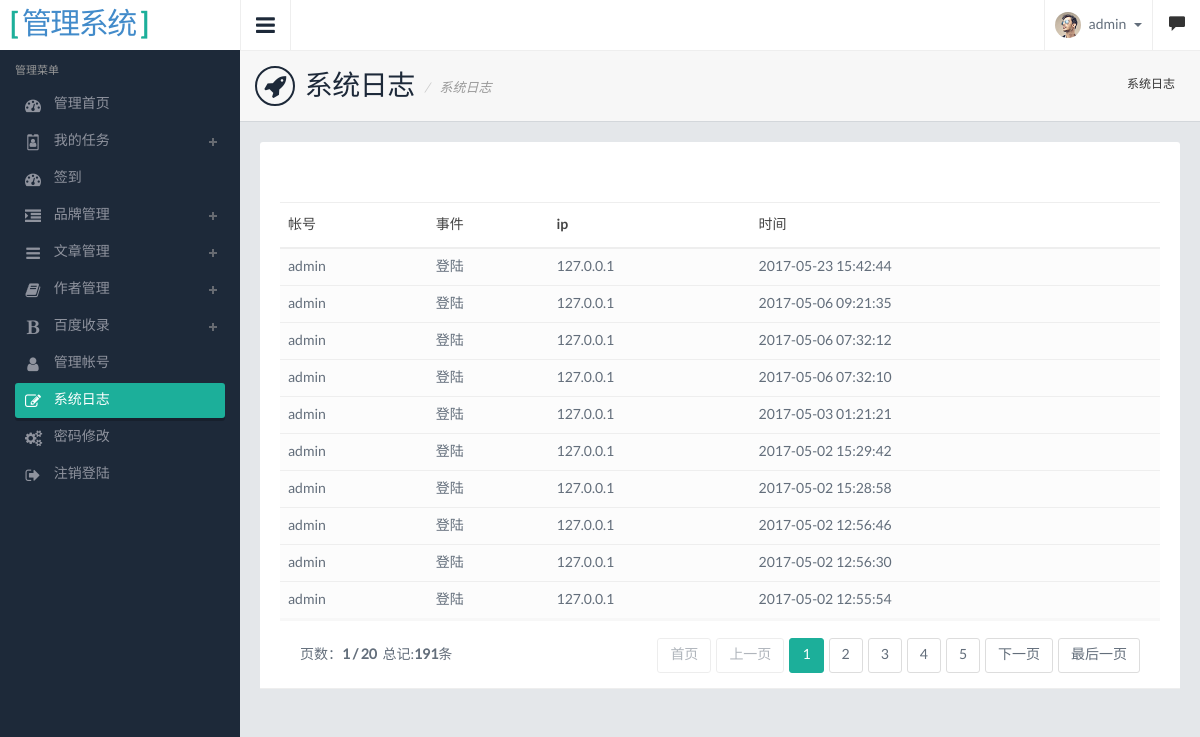
The app's page /manager/system/log (signed in) with its own data.
### tables this page shows
CREATE TABLE `event_log` (
  `id` int(11) NOT NULL AUTO_INCREMENT,
  `name` varchar(255) NOT NULL,
  `event` varchar(255) NOT NULL,
  `ip` varchar(255) NOT NULL,
  `created` int(11) NOT NULL DEFAULT '0',
  `updated` int(11) NOT NULL DEFAULT '0',
  `deleted` int(11) NOT NULL DEFAULT '0',
  PRIMARY KEY (`id`)
);

### application/controllers/manager/System.php (called while the page is built, shortened)
<?php if ( ! defined('BASEPATH')) exit('No direct script access allowed');
class System extends REST_Controller {
    public function __construct()
    {
        $this->template_patch=REST_Controller::MANAGER_TEMPLATE_PATH;
        $this->load->library('form_validation');
        $this->load->helper('pager');
        $this->load->helper('message_encode');
        $this->load->model('system/Admin_model','Admin_model',true);
        $this->load->model('system/Log_model','Log_model',true);
    }
    public function log_get(){
        $data['token_name'] = $this->security->get_csrf_token_name();
        $data['hash'] = $this->security->get_csrf_hash();
        $data['nav'] = 'log';
        $data['child_nav'] = 'FALSE';
        $skipnum = $this->get('skipnum');
        $length = $this->get('length');
        $where=array();
        $count=$this->Log_model->count_by($where);
        $rs=$this->Log_model->limit($length, $skipnum)->order_by('id','desc')->get_many_by($where);
        $data['page_total']=$count;
        $data['rs']=$rs;
        $this->load->view($this->template_patch.'/system/log',$data);
    }
}

### application/libraries/REST_Controller.php (called while the page is built, shortened)
<?php
abstract class REST_Controller extends CI_Controller {
    protected $allowed_http_methods = ['get', 'delete', 'post', 'put', 'options', 'patch', 'head'];
    protected $request = NULL;
    protected $_supported_formats = [
            'json' => 'application/json',
            'array' => 'application/json',
            'csv' => 'application/csv',
            'html' => 'text/html',
            'jsonp' => 'application/javascript',
            'php' => 'text/plain',
            'serialized' => 'application/vnd.php.serialized',
            'xml' => 'application/xml'
        ];
    public function __construct($config = 'rest')
    {
        $supported_formats = $this->config->item('rest_supported_formats');
        $this->_supported_formats = array_intersect_key($this->_supported_formats, array_flip($supported_formats));
        $this->request = new stdClass();
        $this->request->method = $this->_detect_method();
    }
    public function _remap($object_called, $arguments = [])
    {
        $object_called = preg_replace('/^(.*)\.(?:'.implode('|', array_keys($this->_supported_formats)).')$/', '$1', $object_called);
        $controller_method = $object_called.'_'.$this->request->method;
        try
        {
            call_user_func_array([$this, $controller_method], $arguments);
        }
        catch (Exception $ex)
        {
            $this->response([
                    $this->config->item('rest_status_field_name') => FALSE,
                    $this->config->item('rest_message_field_name') => [
                        'classname' => get_class($ex),
                        'message' => $ex->getMessage()
                    ]
                ], self::HTTP_INTERNAL_SERVER_ERROR);
        }
    }
    protected function _detect_method()
    {
        $method = NULL;
        if ($this->config->item('enable_emulate_request') === TRUE)
        {
            $method = $this->input->post('_method');
            if ($method === NULL)
            {
                $method = $this->input->server('HTTP_X_HTTP_METHOD_OVERRIDE');
            }
            $method = strtolower($method);
        }
        if (empty($method))
        {
            $method = $this->input->method();
        }
        return in_array($method, $this->allowed_http_methods) && method_exists($this, '_parse_' . $method) ? $method : 'get';
    }
}

### index.php (called while the page is built, shortened)
<?php
require_once BASEPATH.'core/CodeIgniter.php';

### application/helpers/pager_helper.php (called while the page is built, shortened)
<?php
if ( ! function_exists('init_page_params')) {
    function init_page_params(&$skipnum, &$length) {
        if ($skipnum == false || intval($skipnum) == 0) {
            $skipnum = 0;
        }
        if ($length == false || intval($length) == 0) {
            $length = 10;
        }
    }
}

### application/core/MY_Model.php (called while the page is built, shortened)
<?php
class MY_Model extends CI_Model
{
    protected $_table;
    public $_database;
    protected $soft_delete = FALSE;
    protected $soft_delete_key = 'deleted';
    protected $_temporary_with_deleted = FALSE;
    protected $_temporary_only_deleted = FALSE;
    protected $return_type = 'object';
    protected $_temporary_return_type = NULL;
    public function __construct()
    {
        $this->_database = $this->db;
        $this->_temporary_return_type = $this->return_type;
    }
    public function get_many_by()
    {
        $where = func_get_args();
        return $this->get_all();
    }
    public function get_all()
    {
        if ($this->soft_delete && $this->_temporary_with_deleted !== TRUE)
        {
            $this->_database->where($this->soft_delete_key, (bool)$this->_temporary_only_deleted);
        }
        $result = $this->_database->get($this->_table)
                           ->{$this->_return_type(1)}();
        $this->_temporary_return_type = $this->return_type;
        return $result;
    }
    public function count_by()
    {
        if ($this->soft_delete && $this->_temporary_with_deleted !== TRUE)
        {
            $this->_database->where($this->soft_delete_key, (bool)$this->_temporary_only_deleted);
        }
        $where = func_get_args();
        return $this->_database->count_all_results($this->_table);
    }
    public function order_by($criteria, $order = 'ASC',$escape=TRUE)
    {
        if ( is_array($criteria) )
        {
            foreach ($criteria as $key => $value)
            {
                $this->_database->order_by($key, $value,$escape);
            }
        }
        else
        {
            $this->_database->order_by($criteria, $order,$escape);
        }
        return $this;
    }
    public function limit($limit, $offset = 0)
    {
        $this->_database->limit($limit, $offset);
        return $this;
    }
    public function trigger($event, $data = FALSE, $last = TRUE)
    {
        return $data;
    }
    protected function _return_type($multi = FALSE)
    {
        $method = ($multi) ? 'result' : 'row';
        return $this->_temporary_return_type == 'array' ? $method . '_array' : $method;
    }
}

### application/views/manager/system/log.php (the view, shortened to what this page needs)
<div class="pageheader">
  <h2><i class="fa fa-rocket"></i> 系统日志 <span>系统日志</span>
  </h2>
  <div class="breadcrumb-wrapper">
    <ol class="breadcrumb">
        <li class="active">系统日志</li>
    </ol>
  </div>
</div>
<section class="contentpanel">
  <div id="sample_1_wrapper" class="panel-heading dataTables_wrapper form-inline ischeckbox" role="grid">
      <header class="panel-heading clearfix" >
      </header>
      <form method="get" action="<?php echo base_url('manager/gift/to_send')?>">
      <table class="table border-top table-hover" >
          <thead>
          <tr>
              <th>帐号</th>
              <th>事件</th>
              <th>ip</th>
              <th>时间</th>
          </tr>
          </thead>
          <tbody>
          <?php if(!empty($rs)):?>
              <?php foreach($rs as $rs_row):?>
                  <tr>
                      <td><?php echo $rs_row['name']?></td>
                      <td><?php echo $rs_row['event']?></td>
                      <td><?php echo $rs_row['ip']?></td>
                      <td><?php echo date('Y-m-d H:i:s',$rs_row['created'])?></td>
                  </tr>
              <?php
              endforeach;
              endif;
              ?>
          </tbody>
      </table>
      </form>
  </div>
</section>

### public/system/css/style.default.css (style rules this page uses)
body { background: #1d2939; font-family: 'LatoRegular', 'Lucida Grande', 'Lucida Sans Unicode', Helvetica, sans-serif !important; line-height: 21px; color: #636e7b; overflow: hidden; }
h1,h2,h3,h4,h5 { font-family: 'LatoRegular', 'Lucida Grande', 'Lucida Sans Unicode', Helvetica, sans-serif; }
.pageheader { padding: 15px; border-bottom: 1px solid #d3d7db; border-top: 1px solid #eee; background: #f7f7f7; position: relative; }
.pageheader h2 { font-size: 28px; color: #1D2939; letter-spacing: -0.5px; margin: 0; }
.pageheader .glyphicon, .pageheader .fa { font-size: 24px; margin-right: 5px; padding: 6px 7px; border: 2px solid #1D2939; -moz-border-radius: 50px; -webkit-border-radius: 50px; border-radius: 50px; }
.pageheader h2 span { font-size: 13px; text-transform: none; color: #999; font-style: italic; vertical-align: middle; letter-spacing: 0; }
.pageheader h2 span::before { content: '/'; margin: 0 10px 0 5px; color: #ccc; }
.pageheader .breadcrumb-wrapper { position: absolute; top: 23px; right: 25px; }
.pageheader .breadcrumb { background: none; display: inline-block; padding: 0; }
.pageheader .breadcrumb li { font-size: 12px; }
.pageheader .breadcrumb li.active { color: #333; }
.contentpanel { padding: 20px; }
.contentpanel::after { clear: both; display: block; content: ''; }

### public/system/js/lhgdialog/skins/default.css (style rules this page uses)
body { _margin:0; }

### records on screen
event_log: name "admin", event "登陆", ip "127.0.0.1", created "2017-05-23 15:42:44"
event_log: name "admin", event "登陆", ip "127.0.0.1", created "2017-05-06 09:21:35"
event_log: name "admin", event "登陆", ip "127.0.0.1", created "2017-05-06 07:32:12"
event_log: name "admin", event "登陆", ip "127.0.0.1", created "2017-05-06 07:32:10"
event_log: name "admin", event "登陆", ip "127.0.0.1", created "2017-05-03 01:21:21"
event_log: name "admin", event "登陆", ip "127.0.0.1", created "2017-05-02 15:29:42"
event_log: name "admin", event "登陆", ip "127.0.0.1", created "2017-05-02 15:28:58"
event_log: name "admin", event "登陆", ip "127.0.0.1", created "2017-05-02 12:56:46"
event_log: name "admin", event "登陆", ip "127.0.0.1", created "2017-05-02 12:56:30"
event_log: name "admin", event "登陆", ip "127.0.0.1", created "2017-05-02 12:55:54"

### other values on screen
$nav_row['name'] "管理首页"
$nav_row['name'] "我的任务"
$nav_row['name'] "签到"
$nav_row['name'] "品牌管理"
$nav_row['name'] "文章管理"
$nav_row['name'] "作者管理"
$nav_row['name'] "百度收录"
$nav_row['name'] "管理帐号"
$nav_row['name'] "系统日志"
$nav_row['name'] "密码修改"
$nav_row['name'] "注销登陆"
$_SESSION['admin']['name'] "admin"
$current_page "1"
$d_count "20"
$page_total "191"
